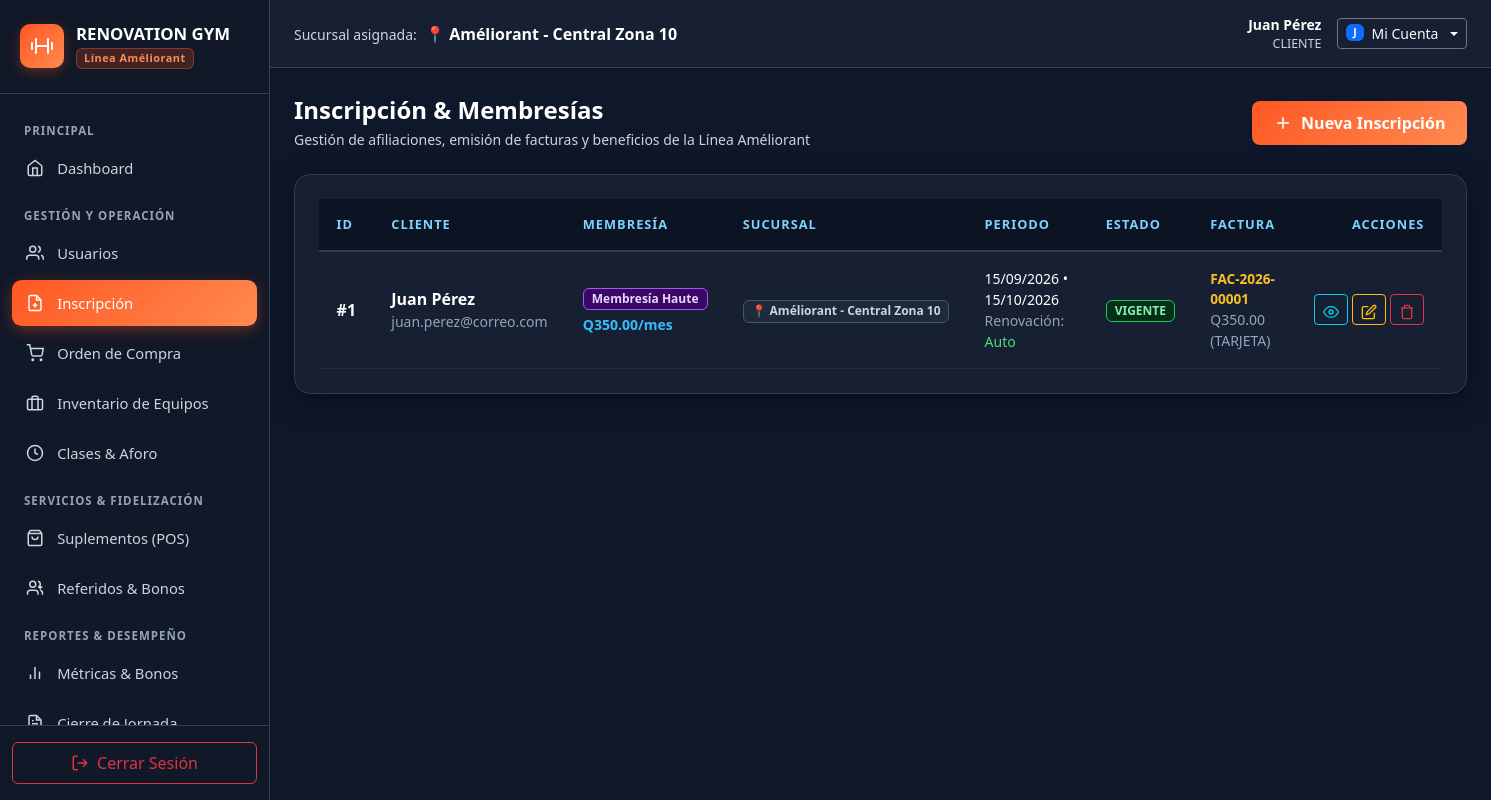
Screenshot of /inscripciones/index.php (signed in) with the database file from the repository.
### tables this page shows
CREATE TABLE `clientes_membresias` (
    `id` INT AUTO_INCREMENT PRIMARY KEY,
    `usuario_id` INT NOT NULL,
    `membresia_id` INT NOT NULL,
    `sucursal_id` INT NOT NULL,
    `fecha_inicio` DATE NOT NULL,
    `fecha_fin` DATE NOT NULL,
    `renovacion_automatica` TINYINT(1) DEFAULT 1,
    `estado` ENUM('VIGENTE', 'VENCIDA', 'CANCELADA') DEFAULT 'VIGENTE',
    `created_at` TIMESTAMP DEFAULT CURRENT_TIMESTAMP,
    CONSTRAINT `fk_cliente_mem_usuario` FOREIGN KEY (`usuario_id`) REFERENCES `usuarios` (`id`),
    CONSTRAINT `fk_cliente_mem_plan` FOREIGN KEY (`membresia_id`) REFERENCES `membresias` (`id`),
    CONSTRAINT `fk_cliente_mem_sucursal` FOREIGN KEY (`sucursal_id`) REFERENCES `sucursales` (`id`)
);

CREATE TABLE `usuarios` (
    `id` INT AUTO_INCREMENT PRIMARY KEY,
    `sucursal_id` INT NULL,                          
    `rol_id` INT NOT NULL,                           
    `nombre` VARCHAR(80) NOT NULL,
    `apellido` VARCHAR(80) NOT NULL,
    `email` VARCHAR(120) NOT NULL UNIQUE,
    `usuario` VARCHAR(50) NOT NULL UNIQUE,
    `password` VARCHAR(255) NOT NULL,                
    `tipo_persona` ENUM('INTERNO', 'TERCERIZADO', 'CLIENTE') NOT NULL,
    `huella_dactilar_hash` VARCHAR(255) UNIQUE NULL, 
    `telefono` VARCHAR(25),
    `estado` ENUM('ACTIVO', 'INACTIVO', 'SUSPENDIDO') DEFAULT 'ACTIVO',
    `ultimo_login` DATETIME NULL,
    `created_at` TIMESTAMP DEFAULT CURRENT_TIMESTAMP,
    `updated_at` TIMESTAMP DEFAULT CURRENT_TIMESTAMP ON UPDATE CURRENT_TIMESTAMP,
    CONSTRAINT `fk_usuario_sucursal` FOREIGN KEY (`sucursal_id`) REFERENCES `sucursales` (`id`) ON DELETE SET NULL,
    CONSTRAINT `fk_usuario_rol` FOREIGN KEY (`rol_id`) REFERENCES `roles` (`id`)
);

CREATE TABLE `membresias` (
    `id` INT AUTO_INCREMENT PRIMARY KEY,
    `nombre` VARCHAR(50) NOT NULL UNIQUE,           
    `precio_mes` DECIMAL(10,2) NOT NULL,            
    `descuento_parqueo` INT DEFAULT 10,              
    `coaching_semanal` INT DEFAULT 1,               
    `dias_prueba_terceros` INT DEFAULT 2,           
    `bono_referido` DECIMAL(10,2) NOT NULL,         
    `acceso_piscina_boxeo` TINYINT(1) DEFAULT 0,    
    `usos_sillones_masaje_semana` INT DEFAULT 0,    
    `descuento_terceros` INT DEFAULT 0,             
    `descripcion` TEXT,
    `estado` ENUM('ACTIVA', 'INACTIVA') DEFAULT 'ACTIVA'
);

CREATE TABLE `sucursales` (
    `id` INT AUTO_INCREMENT PRIMARY KEY,
    `nombre` VARCHAR(100) NOT NULL,
    `codigo_sucursal` VARCHAR(20) NOT NULL UNIQUE,
    `direccion` VARCHAR(255) NOT NULL,
    `telefono` VARCHAR(25),
    `aforo_maximo` INT NOT NULL DEFAULT 100,  
    `horario_lv` VARCHAR(50) DEFAULT '04:00 - 22:00',
    `horario_sd` VARCHAR(50) DEFAULT '06:00 - 14:00',
    `tiene_piscina` TINYINT(1) DEFAULT 0,   
    `tiene_boxeo` TINYINT(1) DEFAULT 0,     
    `estado` ENUM('ACTIVA', 'INACTIVA', 'MANTENIMIENTO') DEFAULT 'ACTIVA',
    `created_at` TIMESTAMP DEFAULT CURRENT_TIMESTAMP
);

CREATE TABLE `facturas` (
    `id` INT AUTO_INCREMENT PRIMARY KEY,
    `numero_factura` VARCHAR(50) NOT NULL UNIQUE,
    `cliente_id` INT NOT NULL,
    `membresia_id` INT NOT NULL,
    `sucursal_id` INT NOT NULL,
    `recepcionista_id` INT NULL,                    
    `monto` DECIMAL(10,2) NOT NULL,
    `metodo_pago` ENUM('EFECTIVO', 'TARJETA', 'TRANSFERENCIA') DEFAULT 'TARJETA',
    `fecha_emision` TIMESTAMP DEFAULT CURRENT_TIMESTAMP,
    CONSTRAINT `fk_fac_cliente` FOREIGN KEY (`cliente_id`) REFERENCES `usuarios` (`id`),
    CONSTRAINT `fk_fac_membresia` FOREIGN KEY (`membresia_id`) REFERENCES `membresias` (`id`),
    CONSTRAINT `fk_fac_sucursal` FOREIGN KEY (`sucursal_id`) REFERENCES `sucursales` (`id`),
    CONSTRAINT `fk_fac_recep` FOREIGN KEY (`recepcionista_id`) REFERENCES `usuarios` (`id`)
);

### inscripciones/index.php (the view, shortened to what the rows shown need)
<?php
require_once __DIR__ . '/controlador_inscripciones.php';
?>
<!DOCTYPE html>
<html lang="es">
<head>
    <link rel="stylesheet" href="../css/bootstrap.min.css">
    <link rel="stylesheet" href="../css/dashboard.css">
    <link rel="stylesheet" href="../css/usuarios.css">
    <link rel="stylesheet" href="../css/inscripciones.css">
</head>
<body>
<div class="dashboard-wrapper">
    <div class="main-content">
        <main class="content-body">
            <div class="d-flex justify-content-between align-items-center mb-4 flex-wrap gap-3">
                <div>
                    <h2 class="h4 fw-bold text-white mb-1">Inscripción & Membresías</h2>
                </div>
            </div>
            <div class="table-responsive-card">
                <div class="table-responsive">
                    <table class="table table-custom align-middle">
                        <thead>
                            <tr>
                                <th>ID</th>
                                <th>Cliente</th>
                                <th>Membresía</th>
                                <th>Sucursal</th>
                                <th>Periodo</th>
                                <th>Estado</th>
                                <th>Factura</th>
                                <th class="text-end">Acciones</th>
                            </tr>
                        </thead>
                        <tbody>
                            <?php if (empty($inscripciones)): ?>
                                <tr>
                                    <td colspan="8" class="text-center py-4" style="color: #94a3b8;">
                                        No hay membresías registradas actualmente. Presiona <strong>"Nueva Inscripción"</strong> para afiliar a un cliente.
                                    </td>
                                </tr>
                            <?php else: ?>
                                <?php foreach ($inscripciones as $ins): ?>
                                    <?php
                                    $badgePlanClass = ($ins['membresia_id'] == 2) ? 'badge-plan-haute' : 'badge-plan-basica';
                                    $badgeEstClass = 'badge-status-vigente';
                                    ?>
                                    <tr>
                                        <td class="fw-bold" style="color: #94a3b8;">#<?= htmlspecialchars($ins['id']) ?></td>
                                        <td>
                                            <div class="fw-bold text-white"><?= htmlspecialchars($ins['cliente_nombre'] . ' ' . $ins['cliente_apellido']) ?></div>
                                            <div class="small" style="color: #94a3b8;"><?= htmlspecialchars($ins['cliente_email']) ?></div>
                                        </td>
                                        <td>
                                            <span class="badge <?= $badgePlanClass ?> px-2 py-1">
                                                <?= htmlspecialchars($ins['plan_nombre']) ?>
                                            </span>
                                            <div class="small fw-semibold mt-1" style="color: #38bdf8;">Q<?= number_format($ins['precio_mes'], 2) ?>/mes</div>
                                        </td>
                                        <td>
                                            <span class="badge" style="background-color: #1e293b; color: #cbd5e1; border: 1px solid #475569;">
                                                📍 <?= htmlspecialchars($ins['sucursal_nombre']) ?>
                                            </span>
                                        </td>
                                        <td>
                                            <div class="small text-white"><?= date('d/m/Y', strtotime($ins['fecha_inicio'])) ?> &bull; <?= date('d/m/Y', strtotime($ins['fecha_fin'])) ?></div>
                                            <div class="small" style="color: #94a3b8;">
                                                Renovación: <?= ($ins['renovacion_automatica'] == 1) ? '<span style="color: #4ade80;">Auto</span>' : 'Manual' ?>
                                            </div>
                                        </td>
                                        <td>
                                            <span class="badge <?= $badgeEstClass ?> px-2 py-1 text-uppercase" style="font-size: 0.75rem;">
                                                <?= htmlspecialchars($ins['estado']) ?>
                                            </span>
                                        </td>
                                        <td>
                                            <?php if (!empty($ins['numero_factura'])): ?>
                                                <div class="fw-bold" style="color: #fbbf24; font-size: 0.85rem;"><?= htmlspecialchars($ins['numero_factura']) ?></div>
                                                <div class="small" style="color: #94a3b8;">Q<?= number_format($ins['monto_pagado'], 2) ?> (<?= htmlspecialchars($ins['metodo_pago']) ?>)</div>
                                            <?php else: ?>
                                                <span class="small" style="color: #94a3b8;">Sin factura</span>
                                            <?php endif; ?>
                                        </td>
                                        <td class="text-end">
                                            <div class="d-inline-flex gap-1">
                                                <button type="button" class="btn btn-sm btn-outline-info" title="Ver Detalles y Beneficios" onclick='verInscripcion(<?= json_encode($ins) ?>)'>
                                                    <svg width="16" height="16" viewBox="0 0 24 24" fill="none" stroke="currentColor" stroke-width="2"><path d="M1 12s4-8 11-8 11 8 11 8-4 8-11 8-11-8-11-8z"></path><circle cx="12" cy="12" r="3"></circle></svg>
                                                </button>
                                                <button type="button" class="btn btn-sm btn-outline-warning" title="Editar Suscripción" onclick='editarInscripcion(<?= json_encode($ins) ?>)'>
                                                    <svg width="16" height="16" viewBox="0 0 24 24" fill="none" stroke="currentColor" stroke-width="2"><path d="M11 4H4a2 2 0 0 0-2 2v14a2 2 0 0 0 2 2h14a2 2 0 0 0 2-2v-7"></path><path d="M18.5 2.5a2.121 2.121 0 0 1 3 3L12 15l-4 1 1-4 9.5-9.5z"></path></svg>
                                                </button>
                                                <button type="button" class="btn btn-sm btn-outline-danger" title="Cancelar Membresía" onclick='eliminarInscripcion(<?= $ins["id"] ?>, "<?= htmlspecialchars($ins["cliente_nombre"] . " " . $ins["cliente_apellido"]) ?>", "<?= htmlspecialchars($ins["plan_nombre"]) ?>")'>
                                                    <svg width="16" height="16" viewBox="0 0 24 24" fill="none" stroke="currentColor" stroke-width="2"><polyline points="3 6 5 6 21 6"></polyline><path d="M19 6v14a2 2 0 0 1-2 2H7a2 2 0 0 1-2-2V6m3 0V4a2 2 0 0 1 2-2h4a2 2 0 0 1 2 2v2"></path></svg>
                                                </button>
                                            </div>
                                        </td>
                                    </tr>
                                <?php endforeach; ?>
                            <?php endif; ?>
                        </tbody>
                    </table>
                </div>
            </div>
        </main>
    </div>
</div>
</body>
</html>

### rows the page displays
clientes_membresias: id "1", usuario.apellido "Juan Pérez", usuario.email "juan.perez@correo.com", membresia.nombre "Membresía Haute", membresia.precio_mes "350.00", sucursal.nombre "Améliorant - Central Zona 10", fecha_inicio "15/09/2026", fecha_fin "15/10/2026", renovacion_automatica "Auto", estado "VIGENTE", facturas.numero_factura "FAC-2026-00001", facturas.monto "350.00", facturas.metodo_pago "TARJETA"

### other values shown
$usuario_activo_suc "Améliorant - Central Zona 10"
$usuario_activo_nombre "Juan Pérez"
$usuario_activo_rol "CLIENTE"
$iniciales_activo "J"
